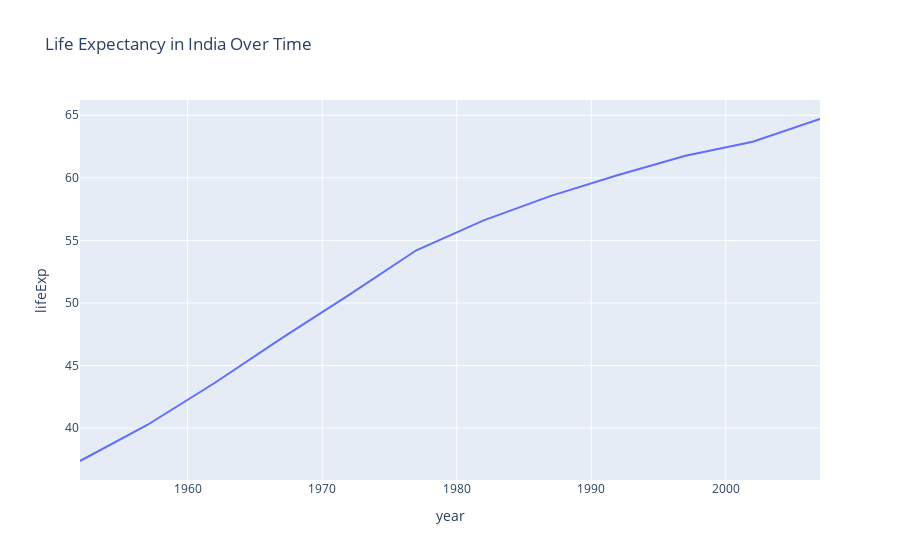

Notebook code for this chart:
### Code cell
import plotly.express as px

# Load the gapminder dataset
df = px.data.gapminder()

# Create a line plot
fig = px.line(df[df['country'] == 'India'], 
              x='year', 
              y='lifeExp', 
              title='Life Expectancy in India Over Time'
             )

# Show the plot
fig.show()

### Figure 1 — Plotly figure (JSON) as saved in the notebook; plotly's stock layout.template omitted (floating-point values rounded to 4 significant figures)
{"data": [{"hovertemplate": "year=%{x}<br>lifeExp=%{y}<extra></extra>", "legendgroup": "", "line": {"color": "#636efa", "dash": "solid"}, "marker": {"symbol": "circle"}, "mode": "lines", "name": "", "orientation": "v", "showlegend": false, "type": "scatter", "x": [1952, 1957, 1962, 1967, 1972, 1977, 1982, 1987, 1992, 1997, 2002, 2007], "xaxis": "x", "y": [37.37, 40.25, 43.6, 47.19, 50.65, 54.21, 56.6, 58.55, 60.22, 61.77, 62.88, 64.7], "yaxis": "y"}], "layout": {"legend": {"tracegroupgap": 0}, "title": {"text": "Life Expectancy in India Over Time"}, "xaxis": {"anchor": "y", "domain": [0, 1], "title": {"text": "year"}}, "yaxis": {"anchor": "x", "domain": [0, 1], "title": {"text": "lifeExp"}}}}
